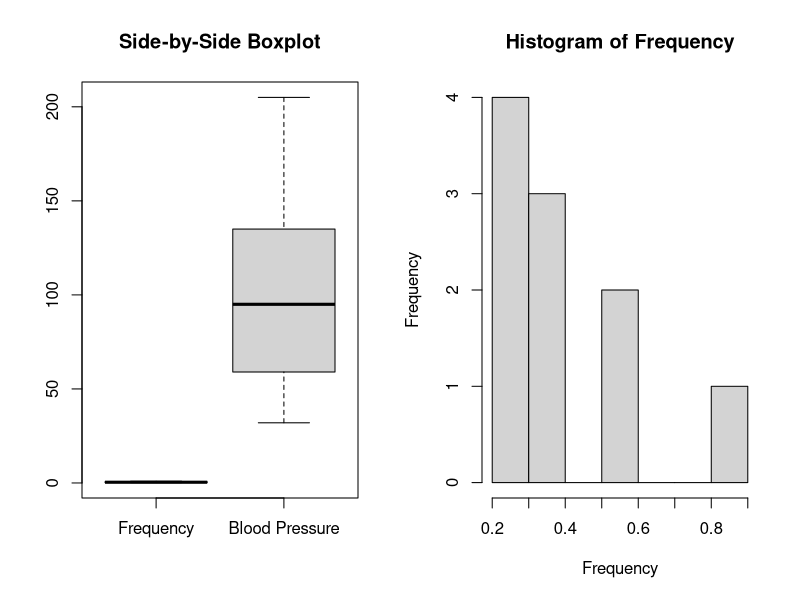

The R source for this figure:
# Load the data into variables similar to clarification hint

Frequency <- c(0.6, 0.3, 0.4, 0.4, 0.2, 0.6, 0.3, 0.4, 0.9, 0.2)
BP <- c(103, 87, 32, 42, 59, 109, 78, 205, 135, 176)
First <- c(1, 1, 1, 1, 0, 0, 0, 0, NA, 1)
Second <- c(0, 0, 1, 1, 0, 0, 1, 1, 1, 1)
FinalDecision <- c(0, 1, 0, 1, 0, 1, 0, 1, 1, 1)

# Create a data frame
data <- data.frame(Frequency, BP, First, Second, FinalDecision)

# Create a side-by-side boxplot
#Set up a 1x2 plotting layout
par(mfrow = c(1, 2)) 

boxplot(data$Frequency, data$BP, main = "Side-by-Side Boxplot",
        names = c("Frequency", "Blood Pressure"))

# Create a histogram for Frequency
hist(data$Frequency, main = "Histogram of Frequency", xlab = "Frequency")

# Reset plotting layout to default
par(mfrow = c(1, 1))
